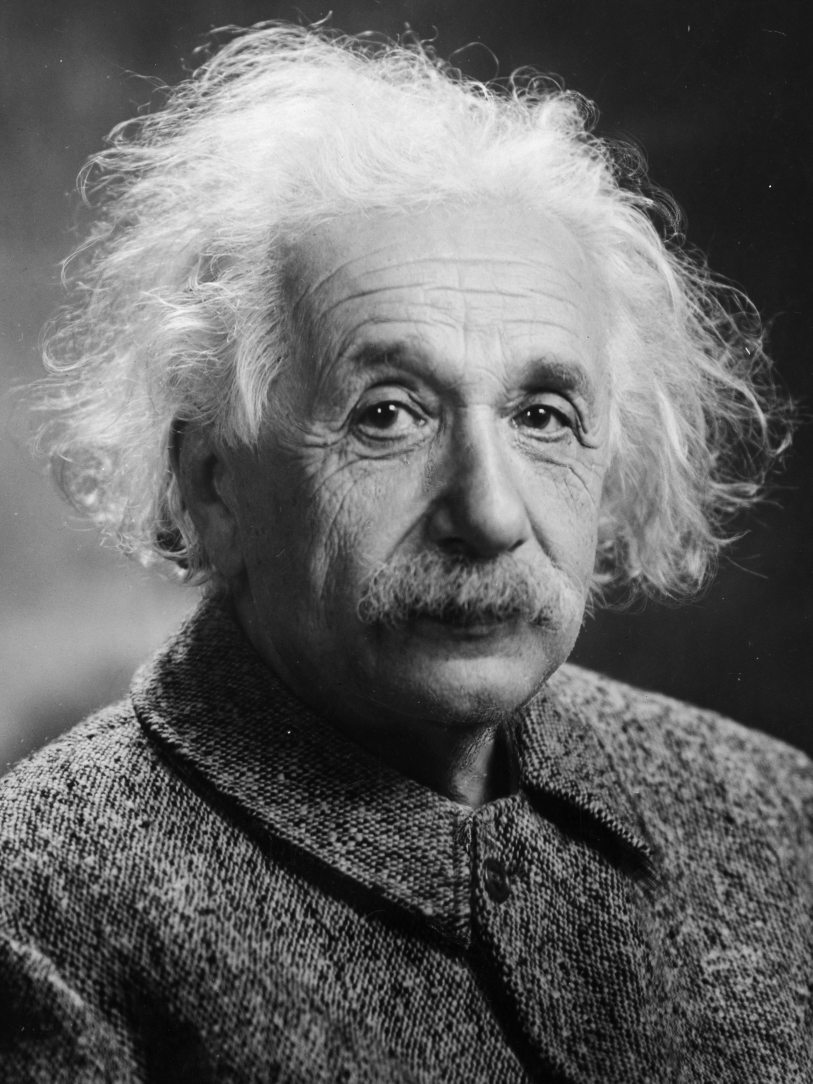
#> input picture tests/samples/Albert_Einstein.jpg, 3250 x 4333 px (shown at 1/4 size)
$ jupyter execute --allow-errors HIO-CPU-dev.ipynb
#> lines starting #> are read from the running program, lines starting #| are printed output that depends on the picture; after the words box and inside, x2 and y2 are one past the last pixel; in counts of white or black regions, pixels touching at a corner belong together
# Develop GPU-based HIO algorithm

[cell 1]
from IPython.core.display import display, HTML
import numpy as np
import numpy.fft as fft
import skimage.measure as sm
import matplotlib.pyplot as plt
from math import pi
import imageio
from numba import cuda
import numpy
import math

display(HTML("<style>.container { width:95% !important; }</style>"))

# Load the test image

[cell 2]
#Read in source image
source = plt.imread("../tests/samples/Albert_Einstein.jpg",format="jpg")
#> source is the input picture: shape (4333, 3250); min 0, max 255, mean 100.4

# Because the original image is too large downsample the image by a factor of 20
source = sm.block_reduce(source, (20,20), np.mean)
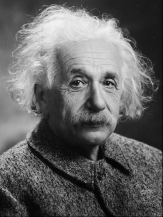
#> source: shape (217, 163) float64; min 2.87, max 243.8, mean 99.9

#Show this figure
#> (the rest of this cell did not finish here and is left out)

# Simulate over-sampling

[cell 3]
## pad_len is the size of the support
pad_len = len(source)
#> pad_len = 217
padded = np.pad(source, ((pad_len, pad_len),(pad_len, pad_len)), 'constant',
                constant_values=((0,0),(0,0)))
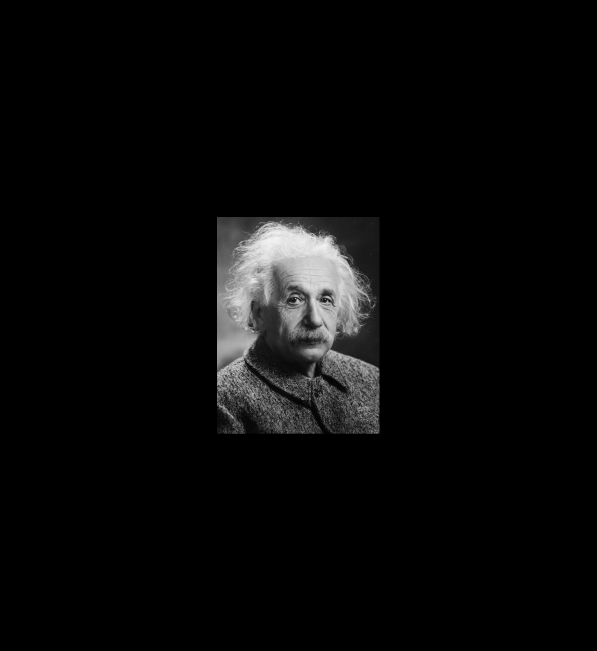
#> padded: shape (651, 597) float64; min 0, max 243.8, mean 9.1

#Show this figure
#> (the rest of this cell did not finish here and is left out)

[cell 4]
# Calculate the fourier transformation
ft = fft.fft2(padded)

#simulate diffraction pattern
magnitude = np.abs(ft)

length, width = padded.shape
#> length = 651; width = 597

#keep track of where the image is vs the padding
mask = np.ones((pad_len+2,pad_len+2))
mask = np.pad(mask, ((pad_len-1, pad_len-1),(pad_len-1, pad_len-1)), 'constant',
                constant_values=((0,0),(0,0)))
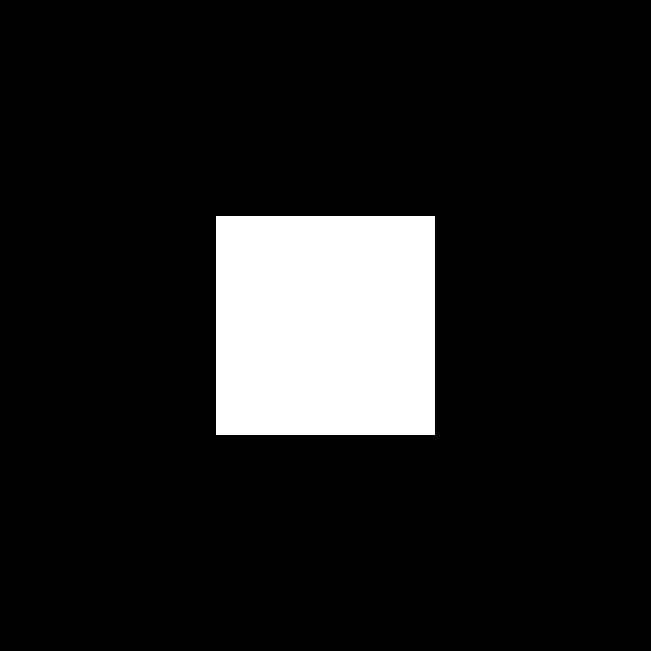
#> mask: shape (651, 651) float64; values 0 (black) and 1 (white), 11.3% white; 1 white region, box (x1, y1, x2, y2) and area: (216, 216, 435, 435) 47961

#Show this mask
#> (the rest of this cell did not finish here and is left out)
